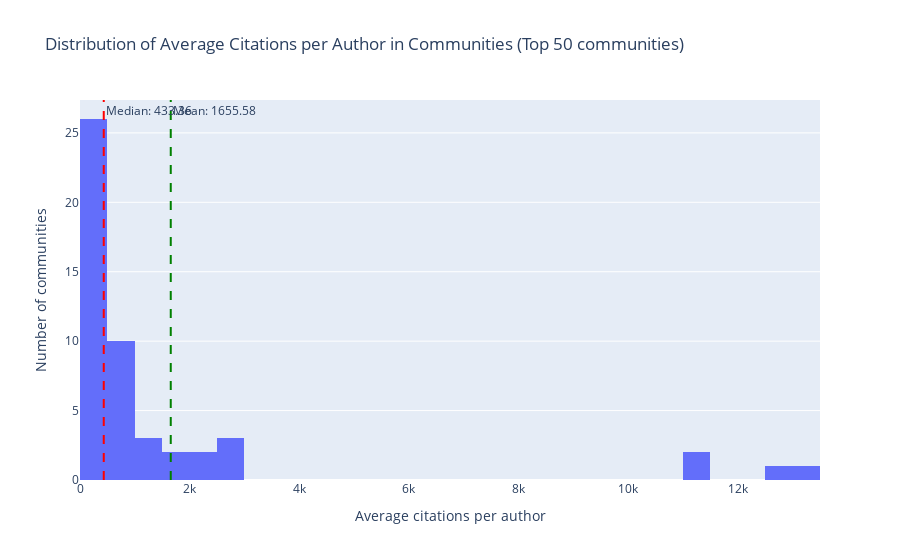

Notebook code cell kept with this figure:
### Code cell
top = 50

fig = px.histogram(
    df_acpc[-top:],
    x="avg_citations_per_author",
    nbins=30,
    labels= {
        "avg_citations_per_author": "Average citations per author",
    },
    title=f"Distribution of Average Citations per Author in Communities (Top {top} communities)"
)

fig.update_yaxes(title="Number of communities")

median = df_acpc[-top:]["avg_citations_per_author"].median()
median_str = f"Median: {median:.2f}"
print(median_str)

fig.add_vline(
    x=median,
    line_dash="dash",
    line_color="red",
    annotation_text=median_str,
    annotation_position="top right"
)

mean = df_acpc[-top:]["avg_citations_per_author"].mean()
mean_str = f"Mean: {mean:.2f}"
print(mean_str)

fig.add_vline(
    x=mean,
    line_dash="dash",
    line_color="green",
    annotation_text=mean_str,
    annotation_position="top right"
)

fig.show()

### Figure 1 — Plotly figure (JSON) as saved in the notebook; plotly's stock layout.template omitted (floating-point values rounded to 4 significant figures)
{"data": [{"bingroup": "x", "hovertemplate": "Average citations per author=%{x}<br>count=%{y}<extra></extra>", "legendgroup": "", "marker": {"color": "#636efa", "pattern": {"shape": ""}}, "name": "", "nbinsx": 30, "orientation": "v", "showlegend": false, "type": "histogram", "x": [242.4, 242.7, 250.7, 251.3, 253.0, 258.4, 258.7, 263.5, 265.0, 268.8, 276.6, 277.8, 284.5, 288.0, 293.0, 312.1, 319.0, 320.0, 320.3, 340.3, 357.3, 364.7, 373.5, 374.0, 430.2, 436.5, 515.1, 537.7, 574.8, 582.8, 611.9, 619.0, 644.5, 661.6, 693.5, 898.5, 1049.0, 1068.0, 1427.0, 1700.0, 1812.0, 2389.0, 2400.0, 2690.0, 2720.0, 2789.0, 11120.0, 11230.0, 12670.0, 13450.0], "xaxis": "x", "yaxis": "y"}], "layout": {"annotations": [{"showarrow": false, "text": "Median: 433.36", "x": 433.4, "xanchor": "left", "xref": "x", "y": 1, "yanchor": "top", "yref": "y domain"}, {"showarrow": false, "text": "Mean: 1655.58", "x": 1656.0, "xanchor": "left", "xref": "x", "y": 1, "yanchor": "top", "yref": "y domain"}], "barmode": "relative", "legend": {"tracegroupgap": 0}, "shapes": [{"line": {"color": "red", "dash": "dash"}, "type": "line", "x0": 433.4, "x1": 433.4, "xref": "x", "y0": 0, "y1": 1, "yref": "y domain"}, {"line": {"color": "green", "dash": "dash"}, "type": "line", "x0": 1656.0, "x1": 1656.0, "xref": "x", "y0": 0, "y1": 1, "yref": "y domain"}], "title": {"text": "Distribution of Average Citations per Author in Communities (Top 50 communities)"}, "xaxis": {"anchor": "y", "domain": [0, 1], "title": {"text": "Average citations per author"}}, "yaxis": {"anchor": "x", "domain": [0, 1], "title": {"text": "Number of communities"}}}}
